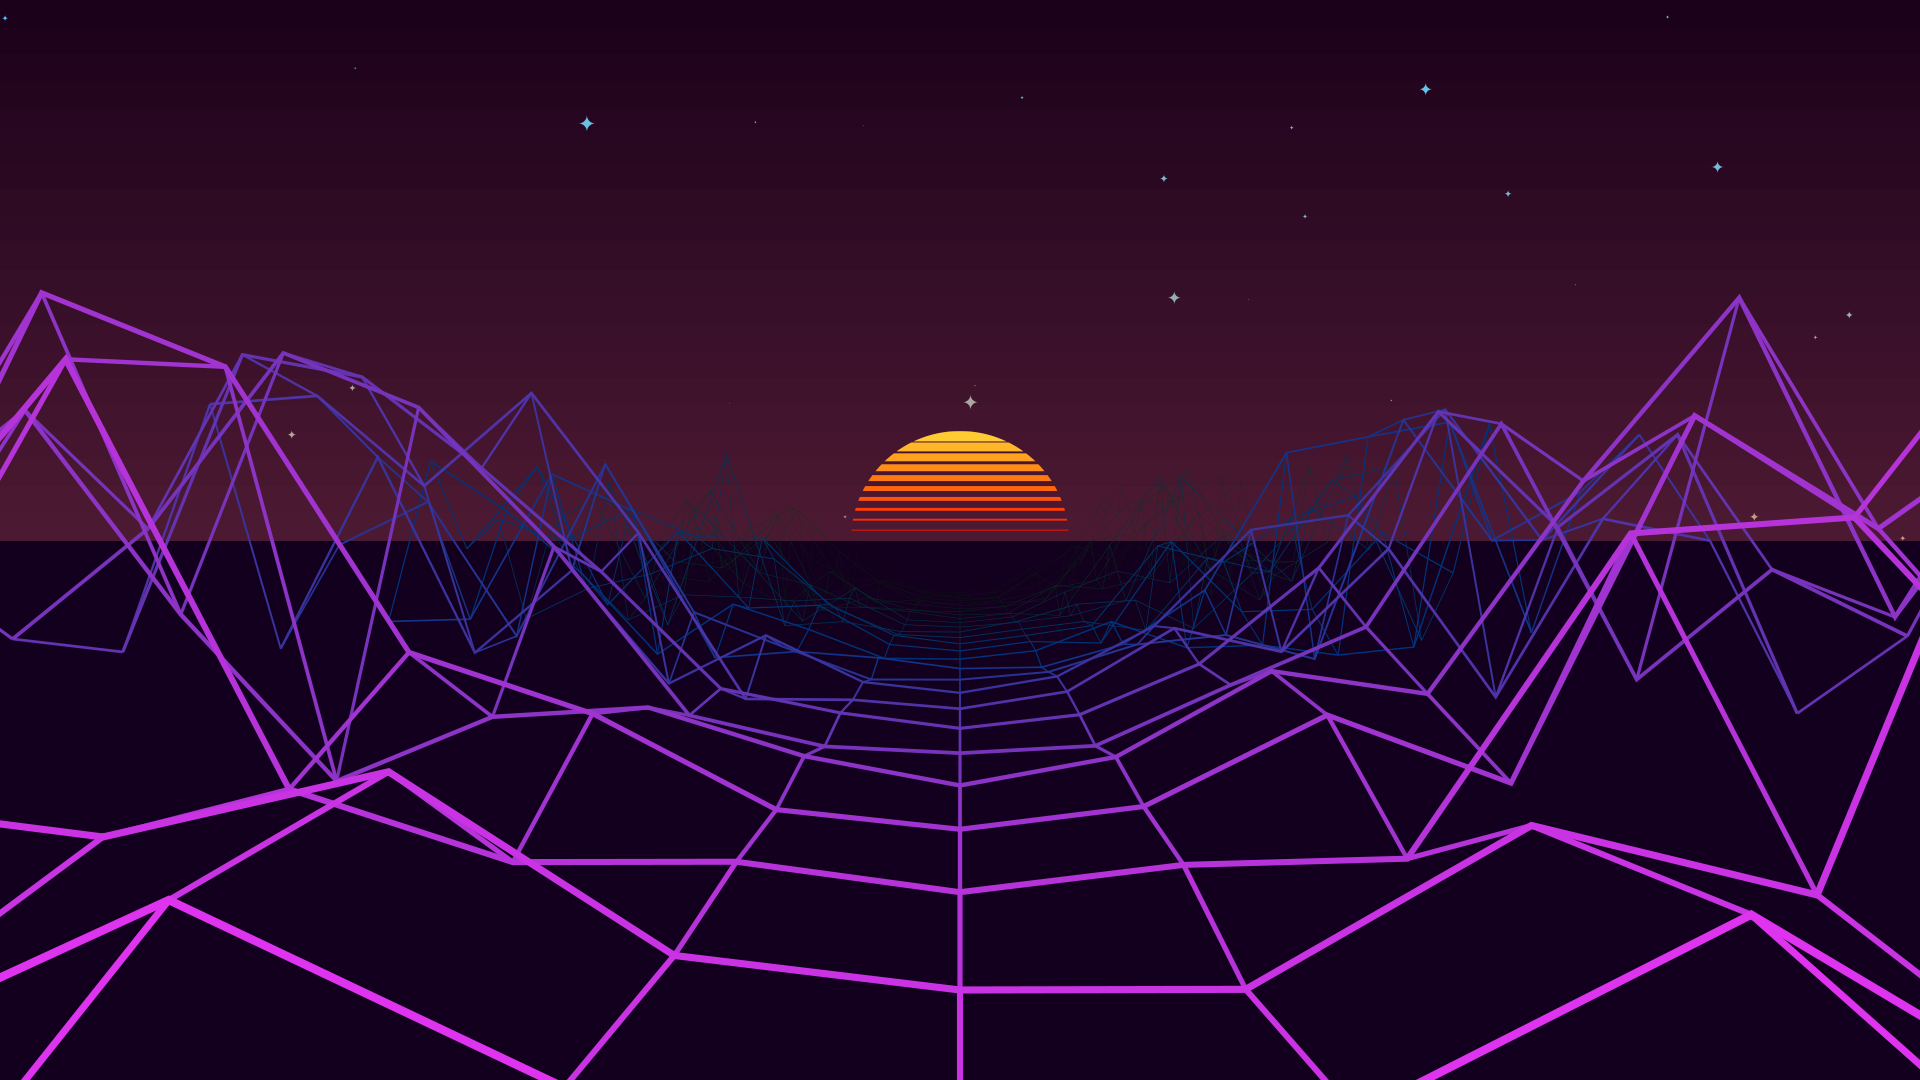

Recreate this plot in Python.
from contextlib import contextmanager
import math
import time; PI = math.pi
import cairo
import gi
gi.require_version("Gtk", "3.0")
from gi.repository import Gtk, GLib, Gdk
import dataclasses
from dataclasses import dataclass
import random

DRAW_FILL = False
STAR_COUNT = 30
CONTOUR_COUNT = 30#40
CONTOUR_WIDTH = 15#-20
INTERVAL = 1000//30
DECAY = 0.3

def props(obj, *names):
    return [getattr(obj, n) for n in names]
def bind(c, fnname):
    def bind_fn(fn):
        c.connect(fnname, fn)
        return fn
    return bind_fn

def timeout(delta):
    def timeout_fn(fn):
        GLib.timeout_add(delta, fn)
        return fn
    return timeout_fn

@contextmanager
def clip(dc):
    dc.save()
    dc.clip()
    yield
    dc.restore()

win = Gtk.Window()
canvas = Gtk.DrawingArea()
window_is_fullscreen = True
pause = False
def toggle_fullscreen():
    global window_is_fullscreen
    if window_is_fullscreen:
        win.unfullscreen()
    else:
        win.fullscreen()
    window_is_fullscreen = not window_is_fullscreen

win.add(canvas)
win.connect("destroy", Gtk.main_quit)
@bind(win, "key-press-event")
def key_press(win, event):
    keyval = event.keyval
    #keyname = Gdk.keyval_name(event.keyval)
    if keyval in [Gdk.KEY_Escape, Gdk.KEY_q, Gdk.KEY_Q]:
        Gtk.main_quit(event)
    elif keyval == Gdk.KEY_space:
        global pause; pause ^= True
    elif keyval == Gdk.KEY_F11:
        toggle_fullscreen()

@bind(win, "button-press-event")
def dbl_clk(win, event):
    if event.type == getattr(Gdk.EventType, "2BUTTON_PRESS"):
        toggle_fullscreen()

def bit_color(bits):
    r,g,b = (bool(bits&1), bool(bits&2), bool(bits&4))
    return (float(r), float(g), float(b))

def random_color():
    return bit_color(random.randrange(1, 8))

def index_color(i):
    return bit_color((i-1)%7+1)


def f(x):
    return min(x*x*3, 1)

def X():
    return (x/(CONTOUR_WIDTH-1)*2-1 for x in range(CONTOUR_WIDTH))

def color(z):
    z *= 0.3
    #return ((1-z), z, (1-2*z))
    #return ((1-z), z, (1-2*z))[::-1]
    return ((1-z), 0.2, (1-2*z))[::-1]

@dataclass
class Star:
    # Coordinates in range [0, 1)
    x: float
    y: float
    size: float
    seed: float

    @staticmethod
    def random():
        return Star(random.random(), random.random(), random.random(), random.random())

    def draw(self, dc, w, h, ignore_if):
        R = h*self.size*0.003*(2+math.sin((time.time()/3+self.seed)*2*PI))
        x, y = self.x*w, self.y*h/2
        if ignore_if(x, y): return
        dc.arc(x-R, y-R, R, 0, PI/2)
        dc.arc(x-R, y+R, R, -PI/2, 0)
        dc.arc(x+R, y+R, R, -PI, -PI/2)
        dc.arc(x+R, y-R, R, PI/2, PI)
        dc.fill()


@dataclass
class Contour:
    contour: 'list[float]'

    @staticmethod
    def random():
        return Contour([random.random()*f(x)*2-1 for x in X()])

    def draw(self, dc, z0, z1, w, h, next):
        project_x = lambda x, y, z: w*(0.5+0.5*x/z)
        project_y = lambda x, y, z: h*(0.5-0.2*y/z)

        alpha = min(1, 1.25*0.6**z0)

        def draw_fill():
            if next is None: return
            prev_sx0 = prev_sx1 = prev_sy0 = prev_sy1 = None
            for ix, (x, y0, y1) in enumerate(zip(X(), next.contour, self.contour)):
                sx0 = project_x(x, y0, z0)
                sy0 = project_y(x, y0, z0)
                sx1 = project_x(x, y1, z1)
                sy1 = project_y(x, y1, z1)
                if ix:
                    dc.set_source_rgba(0, 0, 0.13-0.15*abs(y0-y1), alpha)
                    dc.move_to(prev_sx0, prev_sy0)
                    dc.line_to(sx0, sy0)
                    dc.line_to(sx1, sy1)
                    dc.line_to(prev_sx1, prev_sy1)
                    dc.fill()

                prev_sx0 = sx0
                prev_sy0 = sy0
                prev_sx1 = sx1
                prev_sy1 = sy1


        def draw_x_grid():
            for ix, (x, y) in enumerate(zip(X(), self.contour)):
                sx = project_x(x, y, z1)
                sy = project_y(x, y, z1)
                (dc.move_to, dc.line_to)[ix!=0](sx, sy)
            dc.stroke()

        def draw_z_grid():
            if next is None: return
            for ix, (x, y0, y1) in enumerate(zip(X(), next.contour, self.contour)):
                sx0 = project_x(x, y0, z0)
                sy0 = project_y(x, y0, z0)
                sx1 = project_x(x, y1, z1)
                sy1 = project_y(x, y1, z1)
                dc.move_to(sx0, sy0)
                dc.line_to(sx1, sy1)
                dc.stroke()
        if DRAW_FILL:
            draw_fill()
        dc.set_source_rgb(*color(z0))
        dc.set_line_width(h/100*DECAY**z1)
        draw_z_grid()
        dc.set_line_width(h/100*DECAY**z0)
        draw_x_grid()

@dataclass
class Landscape:
    contours: 'list[Contour]'
    stars: 'list[Star]'
    dz: float
    dd: float

    @staticmethod
    def random(w, h):
        contours = [Contour.random() for _ in range(CONTOUR_COUNT)]
        stars = [Star.random() for _ in range(STAR_COUNT)]
        return Landscape(contours, stars, 0, 0)

    def update(self, w, h):
        self.dz -= 2/CONTOUR_COUNT
        self.dd += 0.05; self.dd %= 1
        if self.dz < 0:
            self.dz += 1
            del self.contours[0]
            self.contours.append(Contour.random())

    def draw_sun_old(self, dc, w, h):
        R = int(h*0.1+1)
        K = 4
        C = R*K
        MOD = C//10
        cx = w*0.5
        cy = h*0.5

        dc.set_line_width(1)
        for i in range(0, C):
            if (i+MOD*self.dd) % MOD > (i)//10: continue

            yy = i/C
            xx = (1-yy*yy)**0.5
            dc.set_source_rgb(1, yy*0.8, yy*yy*0.2)

            dc.rectangle(cx-xx*R, cy-yy*R, 2*xx*R, (K-(i%K))/K)
            dc.fill()

    def sun_radius(self, w, h):
        return int(h*0.1+1)

    def draw_sun(self, dc, w, h):
        R = self.sun_radius(w, h)
        N = 10
        MOD = R//N
        cx = w*0.5
        cy = h*0.5

        dc.set_source_rgb(1,1,1)
        dc.arc(cx, cy, R, PI, 0)
        with clip(dc):
            for i in range(1, N+2):
                yy = (i-self.dd)/N
                dc.set_source_rgb(1, yy*0.8, yy*yy*0.2)
                dc.rectangle(cx-R, cy-yy*R, 2*R, yy*MOD)
                dc.fill()

    def draw_stars(self, dc, w, h):
        R2 = self.sun_radius(w, h)**2
        cx, cy = w/2, h/2
        for s in self.stars:
            dc.set_source_rgb(0.3+0.5*s.y, 0.8-0.2*s.y, 1.0-0.5*s.y)
            s.draw(dc, w, h, lambda x, y: (x-cx)**2+(y-cy)**2<R2)

    def draw_horizon(self, dc, w, h):
        dc.rectangle(0, h*0.5, w, h*0.5)
        #dc.set_source_rgb(0.05, 0, 0.1)
        dc.set_source_rgb(0.075, 0, 0.12)
        dc.fill()
        C = 20
        for i in range(C):
            y0 = i / C
            y1 = (i+1) / C
            #dc.set_source_rgb(0.05+y1*0.1, y1*0.05, 0.1)
            dc.set_source_rgb(0.1+y1*0.2, y1*0.1, 0.1+y1*0.1)
            sy0 = h*(y0*0.5)
            sy1 = h*(y1*0.5)
            dc.rectangle(0, sy0, w, sy1-sy0+1)
            dc.fill()

    def draw_landscape(self, dc, w, h):
        prv = None
        for iz, c in reversed(list(enumerate(self.contours))):
            z0 = (iz + self.dz+1) / CONTOUR_WIDTH * 2
            z1 = (iz + self.dz+2) / CONTOUR_WIDTH * 2
            if prv is not None:
                prv.draw(dc, z0, z1, w, h, c)
            prv = c

    def draw(self, dc, w, h):
        self.draw_horizon(dc, w, h)
        self.draw_sun(dc, w, h)
        self.draw_stars(dc, w, h)
        self.draw_landscape(dc, w, h)


w, h = 100, 100
def update_size():
    global w, h
    w, h = props(canvas.get_allocation(), "width", "height")
    w = max(w, 100)
    h = max(h, 100)
update_size()


state = Landscape.random(w, h)

dc = None

@timeout(INTERVAL)
def updateredraw():
    if not pause:
        update_size()
        state.update(w, h)
        canvas.queue_draw()
    return True


@bind(canvas, "draw")
def canvas_draw(self, dc : cairo.Context):
    update_size()
    state.draw(dc, w, h)

win.show_all()
win.fullscreen()
Gtk.main()
